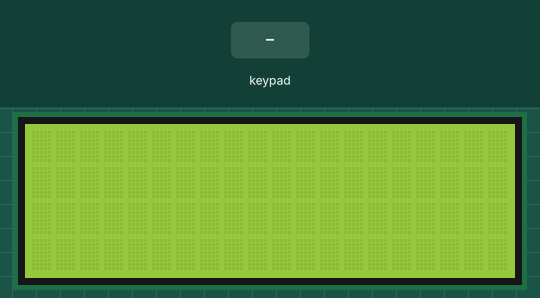
Recording of a sketch running on a simulated Arduino Uno, built with avr-gcc and run on an emulated ATmega328P. Parts: 20×4 character LCD. The test bench sets the inputs (shaded band). What the sketch prints to the serial monitor is not drawn.

Above: at 1.2 s.
1.3 s: keypad keys 7 + 5 = pressed 0.4 s apart
At 3.4 s:
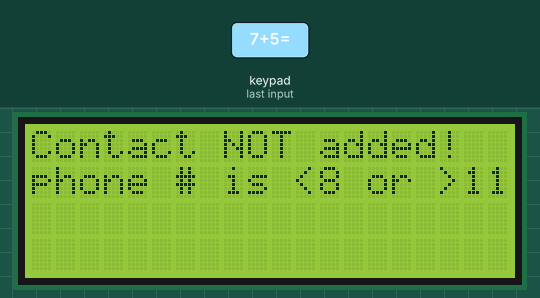
5.1 s: key '/' pressed
At 5.6 s:
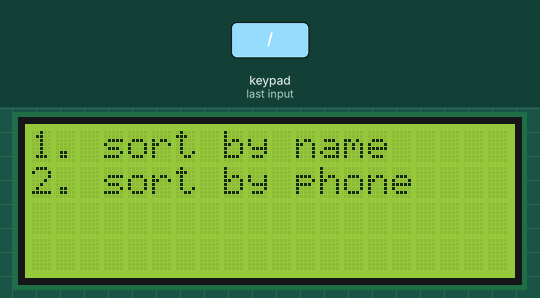
6.6 s: key '7' pressed
At 7.7 s:
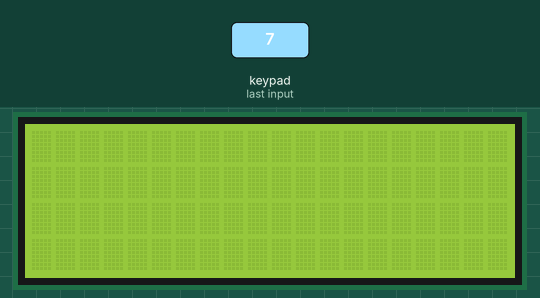
Timing chart, 0 to 9.6 s (numbered marks = the images above; inputs shaded):
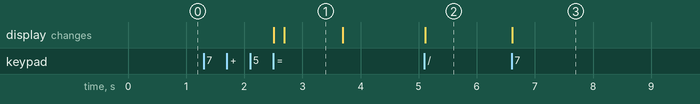

The sketch:

Phonebook.ino
```cpp
#include <LiquidCrystal.h>
#include <Keypad.h>
#include<string.h>

// setup LCD
const int rs = 35, en = 36, d4 = 40, d5 = 41, d6 = 42, d7 =43;
LiquidCrystal lcd(rs, en, d4, d5, d6, d7);

// setup keypad
const byte ROWS = 4; //four rows
const byte COLS = 4; //three columns
char keys[ROWS][COLS] = {
  {'7','8','9', '/'},
  {'4','5','6', '*'},
  {'1','2','3', '-'},
  {'^','0','=', '+'}
};
byte rowPins[ROWS] = {13, 12, 11, 10}; //connect to the row pinouts of the keypad
byte colPins[COLS] = {14, 15, 16, 17}; //connect to the column pinouts of the keypad

//Phonebook
char phonebook_names [10][29];
char phonebook_phones [10][29];
int count = 0;
Keypad keypad = Keypad( makeKeymap(keys), rowPins, colPins, ROWS, COLS );


void setup() {

  lcd.begin(20, 4);
  lcd.clear();
  lcd.setCursor(0, 0);
  Serial.begin(9600);

}

void loop() {
  char key = keypad.getKey();
  if (key){
    Serial.println(key);
    switch (key){
      case '+':
        add_new_contact();
        break;
      case '/':
        lcd.print("1. sort by name");
        lcd.setCursor(0, 1);
        lcd.print("2. sort by phone");
        char keypad_key = keypad.waitForKey();
        show_contacts(keypad_key);
        break;
    }
    delay(1000);
    lcd.clear();
    lcd.setCursor(0, 0);

  }

}

void add_new_contact(){
  char keypad_key = keypad.getKey();
  char contact_name[29] = {};
  char telephone[12] = {};
  int tel_cnt = 0;
  int name_cnt = 0;
  while (keypad_key != '='){
    if(Serial.available() > 0)  {
      // get entered key
      char serial_key = Serial.read();
      Serial.print(serial_key);
      if(serial_key != '\n'){
        contact_name[name_cnt ++] = serial_key;
        lcd.print(serial_key);
      }else
        lcd.setCursor(0, 1);
    }

    keypad_key = keypad.getKey();
    if(keypad_key && keypad_key != '='){
      telephone[tel_cnt ++] = keypad_key;
      lcd.print(keypad_key);
    }
  }

  int tel_size = sizeof telephone / sizeof telephone[0];
  if(tel_size >= 8 && tel_size <= 11){
    lcd.clear();
    lcd.setCursor(0, 0);
    lcd.println("Contatc added!");
    lcd.setCursor(0, 1);
    lcd.println(contact_name);
    lcd.setCursor(0, 2);
    lcd.println(telephone);

    int i = 0;
    while(contact_name[i] != '\0'){
      phonebook_names[count][i] = contact_name[i];
      i ++;
    }
    phonebook_names[count][i] = '\0';

    i = 0;
    while(telephone[i] != '\0'){
      phonebook_phones[count][i] = telephone[i];
      i ++;
    }
    phonebook_phones[count][i] = '\0';

    count ++;

  }else{
    lcd.clear();
    lcd.setCursor(0, 0);
    lcd.println("Contact NOT added!");
    lcd.setCursor(0, 1);
    lcd.println("phone # is <8 or >11");
  }
}

void show_contacts(int sort_by){
  lcd.clear();
  lcd.setCursor(0, 0);
  if(sort_by == '1'){
    Serial.println(count);
    for(int i=0; i<count; i++){
      lcd.setCursor(0, i);
      lcd.print(phonebook_names[i]);
      lcd.print(" - ");
      lcd.print(phonebook_phones[i]);
    }
  }else if(sort_by == '2'){

  }
}
```

Measured:
- after the input at 1.3 s, the display: first changes after 1.2 s (image 1 shows a later state)
- after the input at 5.1 s, the display: changes at once (image 2)
- after the input at 6.6 s, the display: changes at once (image 3)
- what the display in image 1 shows lasts 1.0 s, from 2.7 s to 3.7 s
